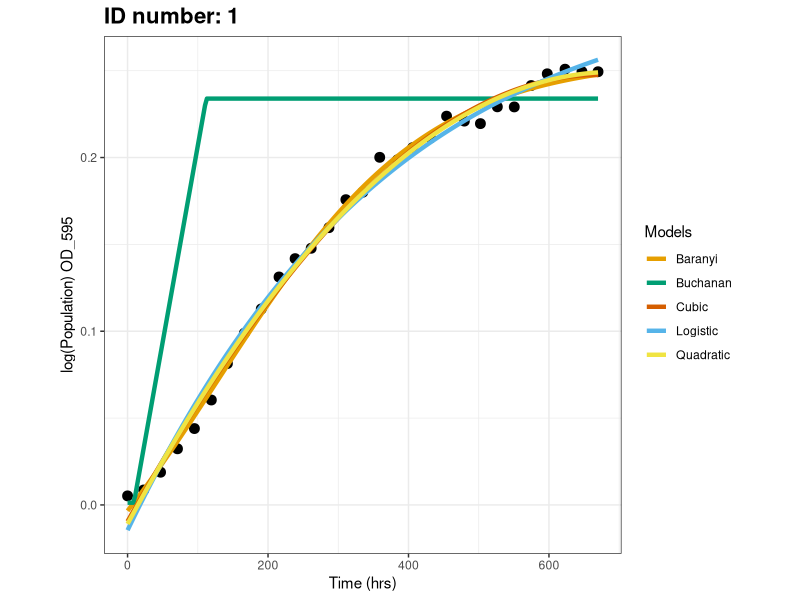
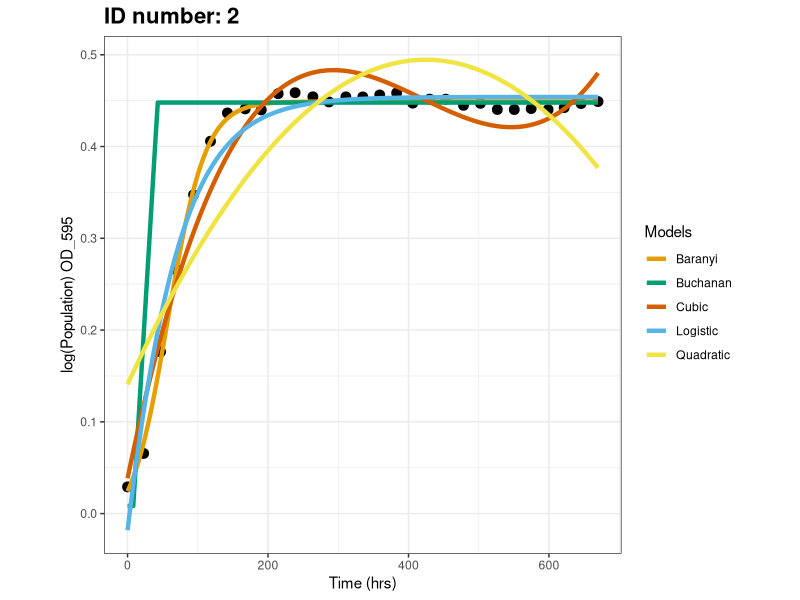
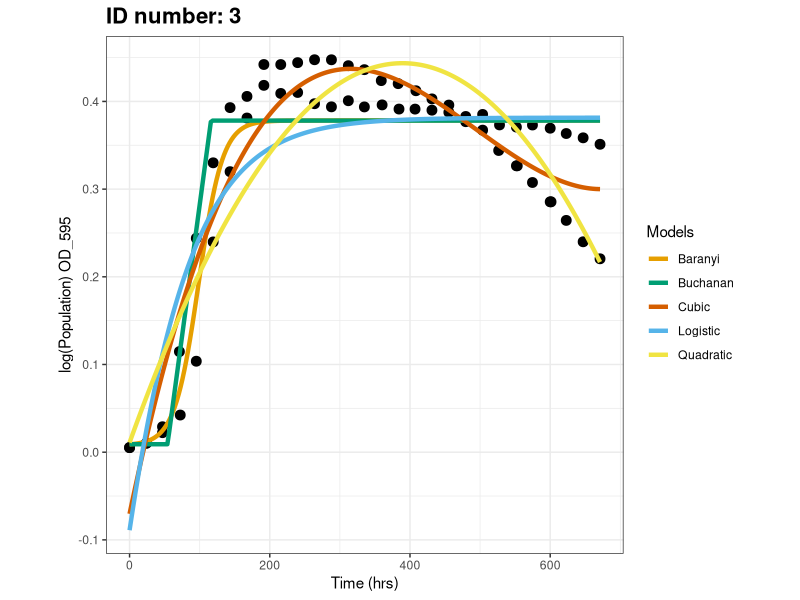
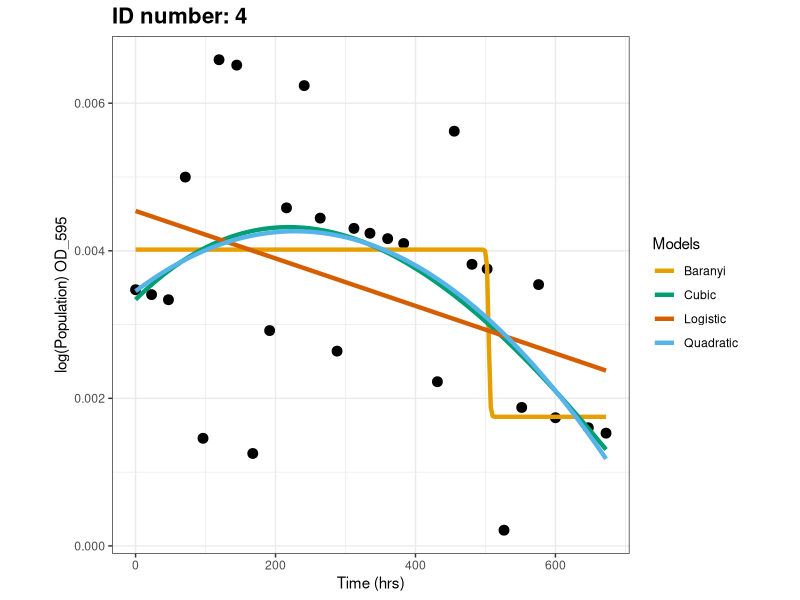
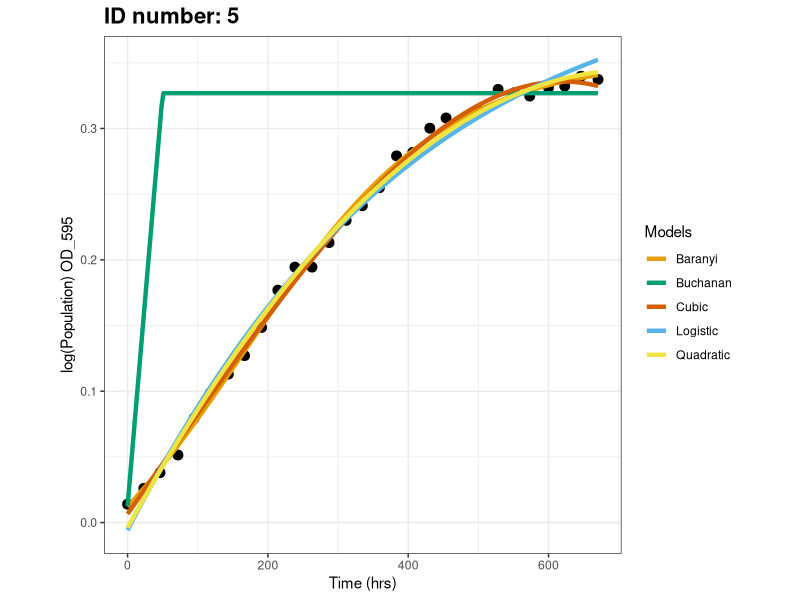
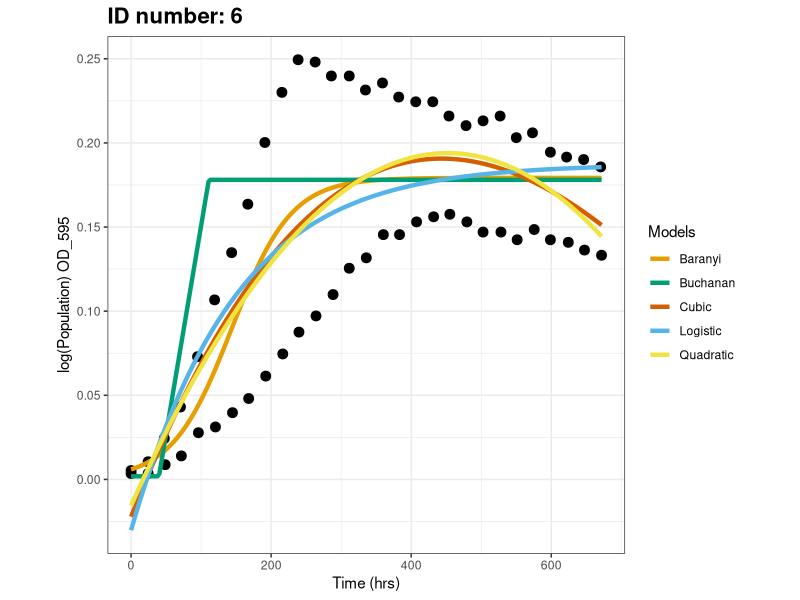
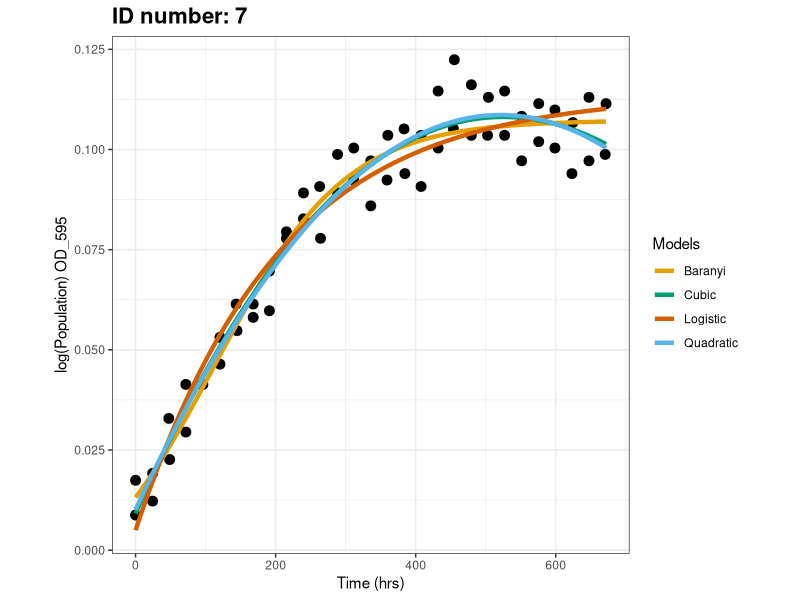
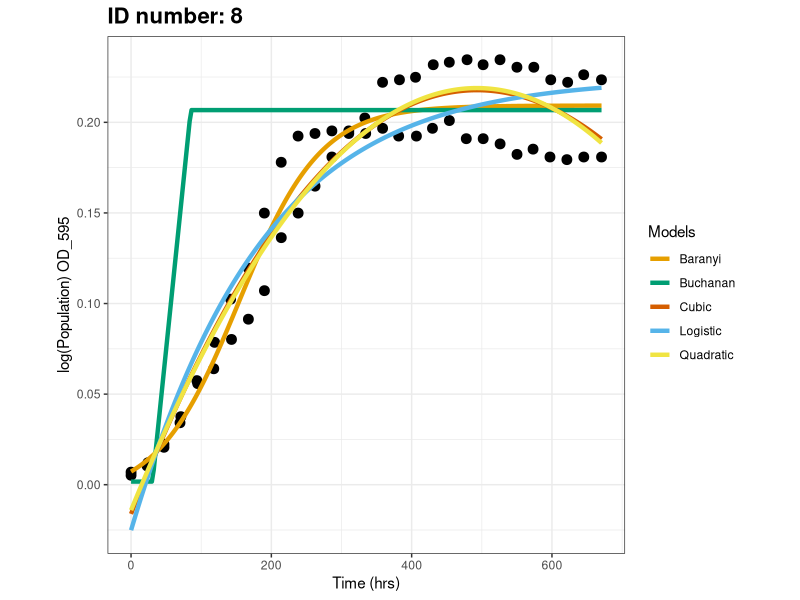

Reproduce these figures in R, in order. (Note: this script raises an error after producing the figures.)
#__author__ = 'Billy Lam (ykl17@ic.ac.uk)'
#__version__ = '3.6.3'

## Model fitting using logged data ##

## Load necessary packages ##
library(ggplot2)
library(minpack.lm)

# An additional package could be "growthrates", it got a written function to extract rmax and tlag

## Load data ##
data <- read.csv("../data/Pop_clean.csv", stringsAsFactors = F, header = T)

#### Defining equations! ####
logistic_model <- function(N_0, N_max, r_max, t){
  return((N_0 * N_max * exp(r_max*t)) / (N_max + N_0 * (exp(r_max*t) - 1)))
}

loglogistic_model <- function(N_0, N_max, r_max, t){
  return(log((N_0 * N_max * exp(r_max*t)) / (N_max + N_0 * (exp(r_max*t) - 1))))
}

# exp_gompertz_model <- function(t, r_max, N_max, N_0, t_lag){ # Modified gompertz growth model (Zwietering 1990)
#   return(exp(N_0 + (N_max - N_0) * exp(-exp(r_max * exp(1) * (t_lag - t)/((N_max - N_0) * log(10)) + 1))))
# }  

gompertz_model <- function(t, r_max, N_max, N_0, t_lag){ 
  return(N_0 + (N_max - N_0) * exp(-exp(r_max * exp(1) * (t_lag - t)/((N_max - N_0) * log(10)) + 1)))
}     

baranyi_model <- function(N_0, N_max, r_max, t, t_lag){ 
  return(N_max + log10((-1+exp(r_max*t_lag) + exp(r_max*t))/(exp(r_max*t) - 1 + exp(r_max*t_lag) * 10^(N_max-N_0))))
}

buchanan_model <- function(t, r_max, N_max, N_0, t_lag){ 
  return(N_0 + (t >= t_lag) * (t <= (t_lag + (N_max - N_0) * log(10)/r_max)) * r_max * (t - t_lag)/log(10) + (t >= t_lag) * (t > (t_lag + (N_max - N_0) * log(10)/r_max)) * (N_max - N_0))
}

## Initialize the results data frame ##
Stats50 <- data.frame(ID = character(), Quadratic_AIC = numeric(), 
                      Cubic_AIC = numeric(), Logistic_AIC = numeric(), 
                      Baranyi_AIC = numeric(), 
                      Buchanan_AIC = numeric(),
                      Quadratic_rsq = numeric(), Cubic_rsq = numeric(), 
                      Logistic_rsq = numeric(),
                      Baranyi_rsq = numeric(), Buchanan_rsq = numeric(),
                      stringsAsFactors = FALSE)

counter <- 1
## Initializing starting parameters, model fitting (linear and nonn-linear), calculating AIC, plotting!
for (i in unique(data$id2)){
  # For each unique data set
  supb <- subset(data, data$id2 == i)
  ID <- counter 
  
  # Ignore data sets with less than 4 data points
  if ((nrow(supb)<4) == TRUE) {next}
  
  ############## Initializing starting parameters ###############
  N_0_start <- min(supb$logpop1) # N0 = minimum PopBio
  N_max_start <- max(supb$logpop1) # Nmax = maximum PopBio
  
  # Generate initial regression for comparisons to find rmax in the while loop!
  a <- lm(supb$logpop1 ~ supb$Time) #Initial regression fit
  y_int <- a$coefficients[1] #Y-intercept of the initial regression fit
  r_max_start <- a$coefficients[2] #Gradient of initial regression fit
  
  # Setting conditions for the while loop so that it runs x (total number of rows -3) number of times for each data set
  j <- 1
  n <- dim(supb)[1] - 3 # Running lm for every 3 points in the data set, so the nrow(supb) - 3 is the number of times the lm will run
  rdata <- supb
  
  while(j < n){ # Prevent R trying to lm() over available data
    if(length(unique(rdata$Time)) != 1){
      rmaxx <- lm(rdata$logpop1[j:(j+4)]~rdata$Time[j:(j+4)])$coefficients[2]
      y_int2 <- lm(rdata$logpop1[j:(j+4)]~rdata$Time[j:(j+4)])$coefficients[1]
      j <- j + 1
      if(r_max_start < rmaxx){ # If new r is greater than old r
        r_max_start <- rmaxx # Make the the old rmax equal to the new rmax
        y_int <- y_int2 # Make the old y-intercept equal to the new y-intercept
      }
    } 
  }
  
  r_max_start <- as.numeric(r_max_start) 
  y_int <- as.numeric(y_int)
  t_lag_start <- (-y_int) / r_max_start # t_lag = x-intercept of the r_max tangent, so this calculates it
  
  ################ Fitting linear models ##################
  
  # Quadratic
  Qua_Fit <- lm(logpop1 ~ poly(Time, 2), data = supb)   
  QuaAIC <- AIC(Qua_Fit)
  Qua_rsq <- summary(Qua_Fit)$adj.r.squared
  
  # Cubic
  Cub_Fit <- lm(logpop1 ~ poly(Time, 3), data = supb) 
  CubAIC <- AIC(Cub_Fit)
  Cub_rsq <- summary(Cub_Fit)$adj.r.squared
  
  ########### Sampling starting values for non-linear models ###########
  
  # Set seed to make code reproducible
  set.seed(55)
  # Initialize a matrix with 100 nd samples of each predicted starting parameters
  N_0_start_lots <- matrix(rnorm(100, mean = N_0_start, sd = 0.2) , nrow = 100, ncol = 1)
  N_max_start_lots <- rnorm(100, mean = N_max_start, sd = 0.2)
  r_max_start_lots <- rnorm(100, mean = r_max_start, sd = 0.2)
  t_lag_start_lots <- rnorm(100, mean = t_lag_start, sd = 0.2)
  # Adding all into one matrix
  starting_val <- cbind(N_0_start_lots, N_max_start_lots, r_max_start_lots, t_lag_start_lots)
  colnames(starting_val) <- c("N_0_start", "N_max_start", "r_max_start", "t_lag_start")
  
  for (z in 1:nrow(starting_val)){
    ################ Fitting non-linear models ##################
    
    # Logistic
    Logis_Fit <- try(nlsLM(logpop1 ~ loglogistic_model(N_0, N_max, r_max, t = Time), 
                           data = supb, start = c(N_0 = unname(starting_val[z, 1]), 
                                                  N_max = unname(starting_val[z, 2]), 
                                                  r_max = unname(starting_val[z, 3])), 
                           control = nls.lm.control(maxiter = 100)), silent = T) 
    if (class(Logis_Fit) != 'try-error'){
      LogisAIC2 <- AIC(Logis_Fit)
      Logistic_rss <- sum(residuals(Logis_Fit)^2)
      Logistic_tss <- sum((supb$logpop1 - mean(supb$logpop1))^2)
      Logistic_rsq2 <- 1 - (Logistic_rss/Logistic_tss)
    } else {
      LogisAIC2 <- "NA"
      Logistic_rsq2 <- "NA"
    }
    
    
    # Make sure the first AIC and rsq values are set as a baseline for comparisons
    
    if (exists("LogisAIC") == FALSE && exists("Logistic_rsq") == FALSE){
      if (class(Logis_Fit) != 'try-error'){
        LogisAIC <- LogisAIC2
        Logistic_rsq <- Logistic_rsq2
        Logis_Fit_final <- Logis_Fit
      }
    }
    
    # If the newly sampled value has a better AIC and rsq values, replace
    if (exists("LogisAIC") == TRUE && exists("Logistic_rsq") == TRUE){
      if (LogisAIC2 < LogisAIC){
        LogisAIC <- LogisAIC2
        Logistic_rsq <- Logistic_rsq2
        Logis_Fit_final <- Logis_Fit
      }
    }
      
    # Gompertz, REMOVED
    # Gomp_Fit <- try(nlsLM(logpop1 ~ gompertz_model(N_0, N_max, r_max, t = Time, 
    #                                                t_lag), data = supb, 
    #                       start = c(N_0 = unname(starting_val[z, 1]), 
    #                                 N_max = unname(starting_val[z, 2]), 
    #                                 r_max = unname(starting_val[z, 3]), 
    #                                 t_lag = unname(starting_val[z, 4])), 
    #                       control = nls.lm.control(maxiter = 100)), silent = T) 
    # if (class(Gomp_Fit) != 'try-error'){
    #   GompertzAIC2 <- AIC(Gomp_Fit)
    #   Gompertz_rss <- sum(residuals(Gomp_Fit)^2)
    #   Gompertz_tss <- sum((supb$logpop1 - mean(supb$logpop1))^2)
    #   Gompertz_rsq2 <- 1 - (Gompertz_rss/Gompertz_tss)
    # } else {
    #   GompertzAIC2 <- "NA"
    #   Gompertz_rsq2 <- "NA"
    # }
    # 
    # # Make sure the first AIC and rsq values are set as a baseline for comparisons
    # 
    # if (exists("GompertzAIC") == FALSE && exists("Gompertz_rsq") == FALSE){
    #   if (class(Gomp_Fit) != 'try-error'){
    #     GompertzAIC <- GompertzAIC2
    #     Gompertz_rsq <- Gompertz_rsq2
    #     Gomp_Fit_final <- Gomp_Fit
    #   }
    # }
    # 
    # 
    # # If the newly sampled value has a better AIC and rsq values, replace
    # if (exists("GompertzAIC") == TRUE && exists("Gompertz_rsq") == TRUE){
    #   if (GompertzAIC2 < GompertzAIC){
    #     GompertzAIC <- GompertzAIC2
    #     Gompertz_rsq <- Gompertz_rsq2
    #     Gomp_Fit_final <- Gomp_Fit
    #     cat("Gomp", counter, "/n")
    #   }
    # }
    
    # Baranyi
    Bar_Fit <- try(nlsLM(logpop1 ~ baranyi_model(N_0, N_max, r_max, t = Time, 
                                                 t_lag), data = supb, 
                         start = c(N_0 = unname(starting_val[z, 1]), 
                                   N_max = unname(starting_val[z, 2]), 
                                   r_max = unname(starting_val[z, 3]), 
                                   t_lag = unname(starting_val[z, 4])), 
                         control = nls.lm.control(maxiter = 100)), silent = T) 
    if (class(Bar_Fit) != 'try-error'){
      BaranyiAIC2 <- AIC(Bar_Fit)
      Baranyi_rss <- sum(residuals(Bar_Fit)^2)
      Baranyi_tss <- sum((supb$logpop1 - mean(supb$logpop1))^2)
      Baranyi_rsq2 <- 1 - (Baranyi_rss/Baranyi_tss)
    } else {
      BaranyiAIC2 <- "NA"
      Baranyi_rsq2 <- "NA"
    }    
    
    # Make sure the first AIC and rsq values that are not NAs are set as a baseline for comparisons
    if (exists("BaranyiAIC") == FALSE && exists("Baranyi_rsq") == FALSE){
      if (BaranyiAIC2 != "NA" && Baranyi_rsq2 != "NA"){
        BaranyiAIC <- BaranyiAIC2
        Baranyi_rsq <- Baranyi_rsq2
        Bar_Fit_final <- Bar_Fit # Make sure model fit is saved if the first sampled value is the best
      }
    }
    
    
    # If the newly sampled value has a better AIC and rsq values, replace
    # if (BaranyiAIC2 != "NA" && BaranyiAIC == "NA"){
    if (exists("BaranyiAIC") == TRUE && exists("Baranyi_rsq") == TRUE){
      if (BaranyiAIC2 < BaranyiAIC){
        BaranyiAIC <- BaranyiAIC2
        Baranyi_rsq <- Baranyi_rsq2
        Bar_Fit_final <- Bar_Fit
      }
    }
    # }
    
    # Buchnan
    Buch_Fit <- try(nlsLM(logpop1 ~ buchanan_model(N_0, N_max, r_max, t = Time, 
                                                 t_lag), data = supb, 
                         start = c(N_0 = unname(starting_val[z, 1]), 
                                   N_max = unname(starting_val[z, 2]), 
                                   r_max = unname(starting_val[z, 3]), 
                                   t_lag = unname(starting_val[z, 4])), 
                         control = nls.lm.control(maxiter = 100)), silent = T) 
    if (class(Buch_Fit) != 'try-error'){
      BuchananAIC2 <- AIC(Buch_Fit)
      Buchanan_rss <- sum(residuals(Buch_Fit)^2)
      Buchanan_tss <- sum((supb$logpop1 - mean(supb$logpop1))^2)
      Buchanan_rsq2 <- 1 - (Buchanan_rss/Buchanan_tss)
    } else {
      BuchananAIC2 <- "NA"
      Buchanan_rsq2 <- "NA"
    }    
    
    # Make sure the first AIC and rsq values that are not NAs are set as a baseline for comparisons
    if (exists("BuchananAIC") == FALSE && exists("Buchanan_rsq") == FALSE){
      if (BuchananAIC2 != "NA" && Buchanan_rsq2 != "NA"){
        BuchananAIC <- BuchananAIC2
        Buchanan_rsq <- Buchanan_rsq2
        Buch_Fit_final <- Buch_Fit # Make sure the model fit is saved if the first sampled value has the best fit
      }
    }
    
    # If the newly sampled value has a better AIC and rsq values, replace
    if (exists("BuchananAIC") == TRUE && exists("Buchanan_rsq") == TRUE){
      if (BuchananAIC2 < BuchananAIC){
        BuchananAIC <- BuchananAIC2
        Buchanan_rsq <- Buchanan_rsq2
        Buch_Fit_final <- Buch_Fit
      }
    }
  }
  ## If none of the sampled values can fit the data, fill with NA
  if (exists("BaranyiAIC") == FALSE && exists("Baranyi_rsq") == FALSE){
    BaranyiAIC <- "NA"
    Baranyi_rsq <- "NA"
  }
  
  if (exists("BuchananAIC") == FALSE && exists("Buchanan_rsq") == FALSE){
    BuchananAIC <- "NA"
    Buchanan_rsq <- "NA"
  }
  
  # Filling in the results data frame with calculated AIC and adj r-squared values
  stat_values <- c(ID, QuaAIC, CubAIC, LogisAIC, BaranyiAIC, BuchananAIC, Qua_rsq, 
             Cub_rsq, Logistic_rsq, Baranyi_rsq, Buchanan_rsq)
  Stats50[i, ] <- stat_values
  
  counter <- counter + 1
  
  ################## Creating the plots #####################
  # x-axis for the models
  length <- seq(from = min(supb$Time), to = max(supb$Time), length.out = 250)
  
  # Saving the predicted data points for each model and merging them all together
  Qp <- predict.lm(Qua_Fit, data.frame(Time = length))
  df1 <- data.frame(length, Qp)
  df1$Models <- "Quadratic"
  names(df1) <- c("length", "PopBio_pred", "Models")
  dfp <- df1
  
  if(CubAIC != "NA" && is.infinite(CubAIC) == FALSE){ # If the AIC is not NA and infinite
    Cp <- predict.lm(Cub_Fit, data.frame(Time = length))
    df2 <- data.frame(length, Cp)
    df2$Models <- "Cubic"
    names(df2) <- c("length", "PopBio_pred", "Models")
    dfp <- rbind(dfp, df2) # rbind the dataframes
  }
  if(LogisAIC != "NA" && is.infinite(LogisAIC) == FALSE){
    Lp <- loglogistic_model(t = length, r_max = coef(Logis_Fit_final)["r_max"], 
                         N_max = coef(Logis_Fit_final)["N_max"], 
                         N_0 = coef(Logis_Fit_final)["N_0"])
    df3 <- data.frame(length, Lp)
    df3$Models <- "Logistic"
    names(df3) <- c("length", "PopBio_pred", "Models")
    dfp <- rbind(dfp, df3)
  }
  
  # if(GompertzAIC != "NA" && is.infinite(GompertzAIC) == FALSE){
  #   Gop <- gompertz_model(t = length, r_max = coef(Gomp_Fit_final)["r_max"], 
  #                         N_max = coef(Gomp_Fit_final)["N_max"], 
  #                         N_0 = coef(Gomp_Fit_final)["N_0"], 
  #                         t_lag = coef(Gomp_Fit_final)["t_lag"])
  #   df4 <- data.frame(length, Gop)
  #   df4$Models <- "Gompertz"
  #   names(df4) <- c("length", "PopBio_pred", "Models")
  #   dfp <- rbind(dfp, df4)
  # }
  
  if(BaranyiAIC != "NA" && is.infinite(BaranyiAIC) == FALSE){
    Bp <- baranyi_model(t = length, r_max = coef(Bar_Fit_final)["r_max"], 
                        N_max = coef(Bar_Fit_final)["N_max"], 
                        N_0 = coef(Bar_Fit_final)["N_0"], 
                        t_lag = coef(Bar_Fit_final)["t_lag"])
    df5 <- data.frame(length, Bp)
    df5$Models <- "Baranyi"
    names(df5) <- c("length", "PopBio_pred", "Models")
    dfp <- rbind(dfp, df5)
  }
  if(BuchananAIC != "NA" && is.infinite(BuchananAIC) == FALSE){
    Bch <- buchanan_model(t = length, r_max = coef(Buch_Fit_final)["r_max"], 
                        N_max = coef(Buch_Fit_final)["N_max"], 
                        N_0 = coef(Buch_Fit_final)["N_0"], 
                        t_lag = coef(Buch_Fit_final)["t_lag"])
    df6 <- data.frame(length, Bch)
    df6$Models <- "Buchanan"
    names(df6) <- c("length", "PopBio_pred", "Models")
    dfp <- rbind(dfp, df6)
  }
  
  ## Plotting ##
  p <- ggplot(supb, aes(x = Time, y = logpop1)) +
    geom_point(size = 3) + 
    geom_line(data = dfp, aes(x = length, y = PopBio_pred, col = Models), size = 1.5) + # Model prediction lines
    scale_color_manual(values = c("#E69F00", "#009E73", "#D55E00", "#56B4E9", "#F0E442")) +
    theme_bw() + 
    theme(aspect.ratio = 1) + 
    labs(title = paste("ID number:", ID), x = ("Time (hrs)"), y = paste("log(Population) ", supb$PopBio_units[i], sep = "")) +
    theme(plot.title = element_text(size = 16, face = "bold"))

  ## Save plot in results
  png(paste("../data/", i, ".png", sep = ""), width=600, height=500, res=120) # start export
  print(p)
  dev.off() 
  
  ## Remove the best AIC, rsq values and model fits before the start of next loop
  rm(list = ls(pattern = "^Bar"))
  rm(list = ls(pattern = "^Logis"))
  rm(list = ls(pattern = "^Buch"))
}

## NOT INCLUDING GOMPERTZ MODEL
# The obtained AIC values do not reflect its actual fit on the graphs
# For many of my data sets, gomp_AIC values were the lowest but the visual fits were very very poor!

## Export stats results
write.csv(Stats50, "../data/logstats2.csv")
